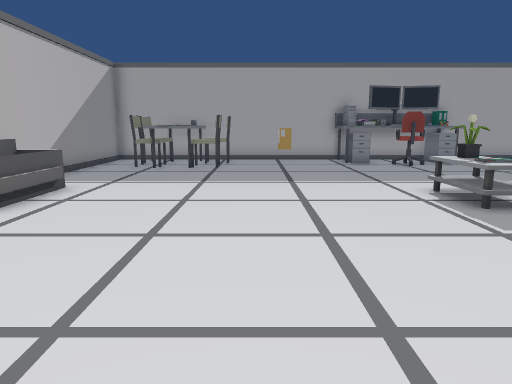
view 1 (above)

19 first-person views from a walk through a scene from a Unity 3-D project. The camera is 1.5 m above the floor, tilts 10° down and sees 70° across. The floor is counted in squares, 1 m on a side. Each view is taken from the middle of a square. On the plan, view 1 faces up. The plan holds only what a view shows up to about 16 squares ahead; the rest is blank. The player character is not drawn. Some animated figures are not drawn.

view 2
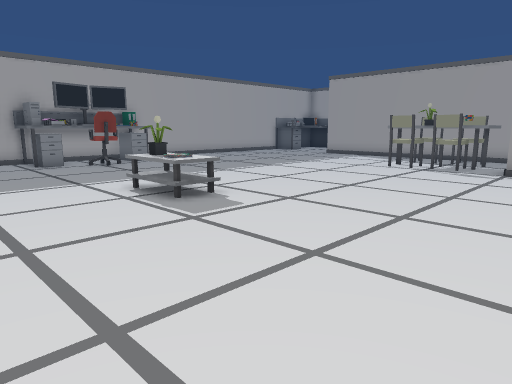

view 3
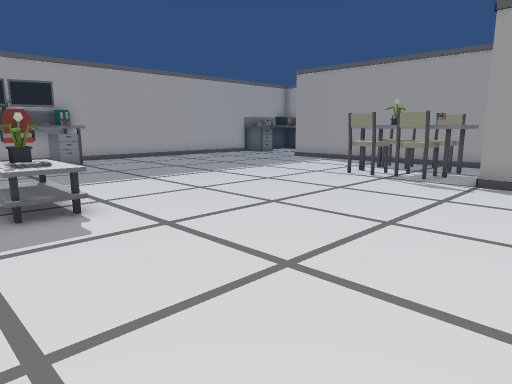

view 4
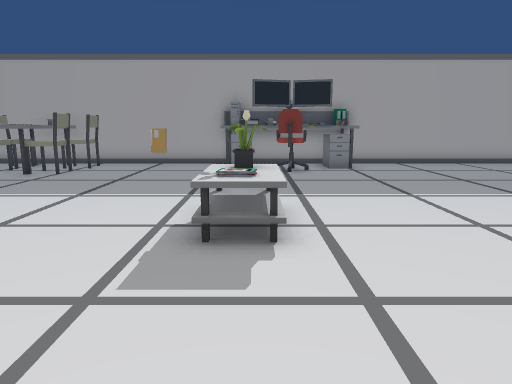

view 5
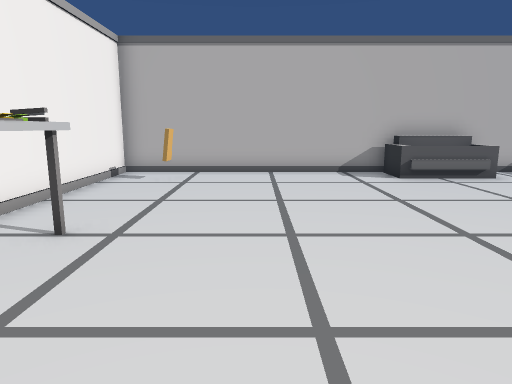

view 6
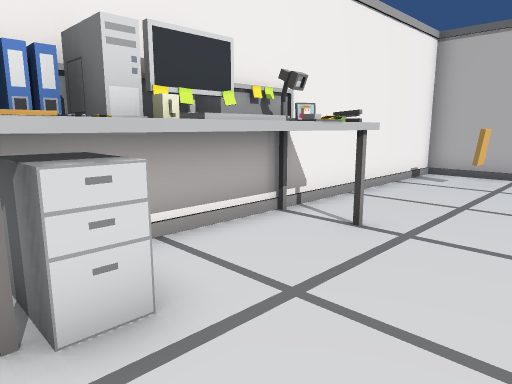

view 7
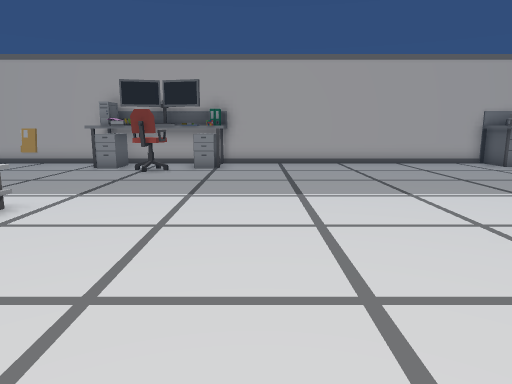

view 8
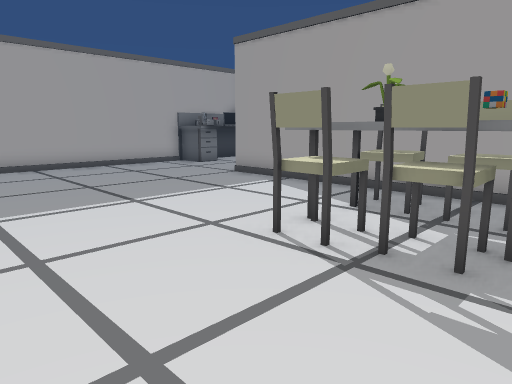

view 9
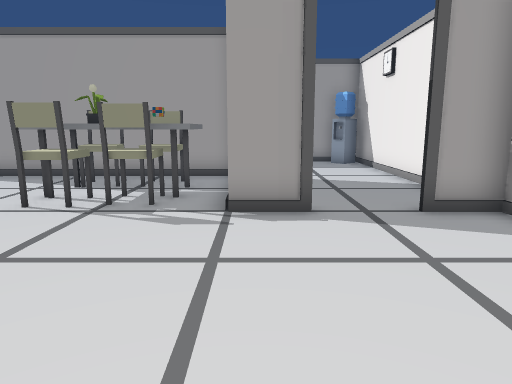

view 10
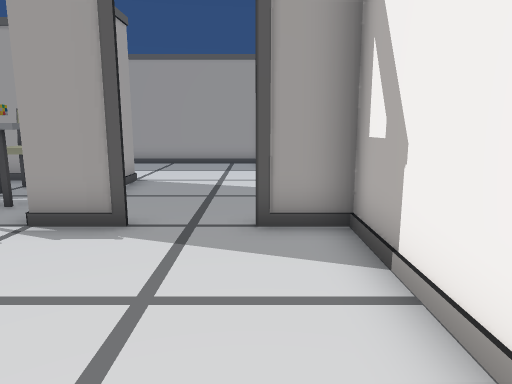

view 11
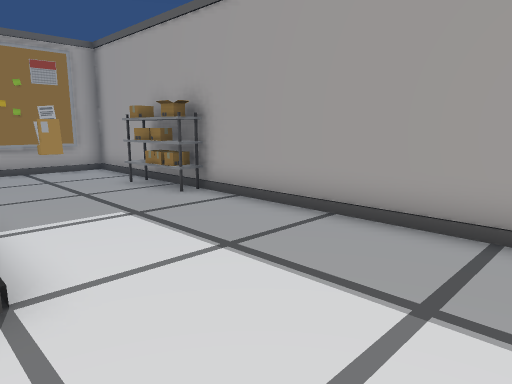

view 12
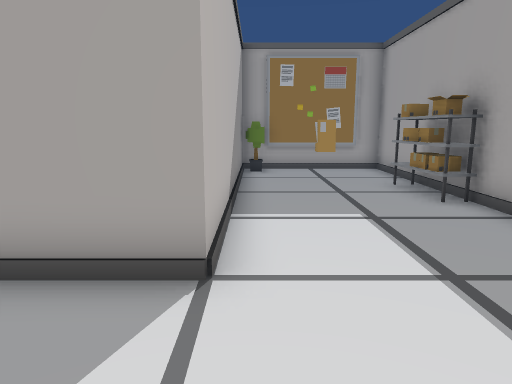

view 13
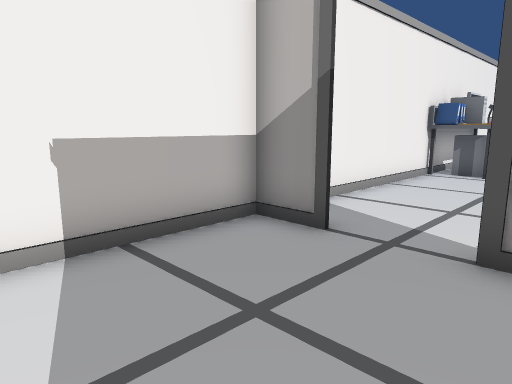

view 14
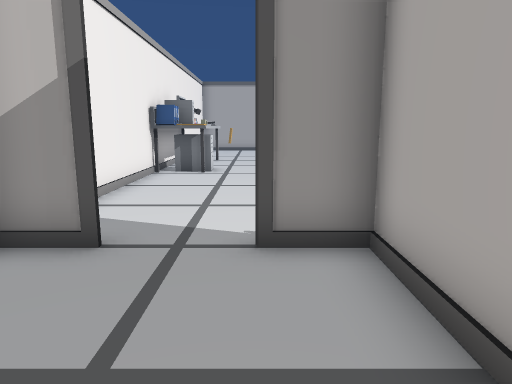

view 15
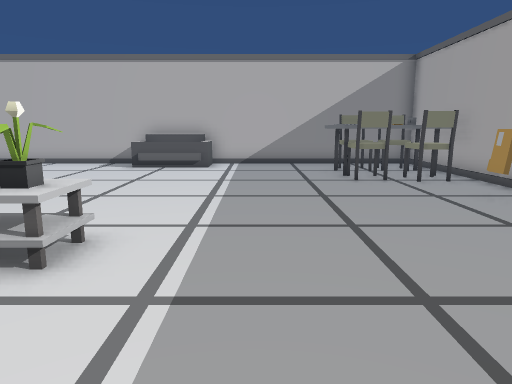

view 16
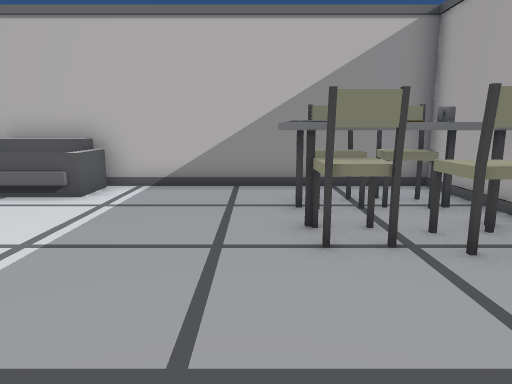

view 17
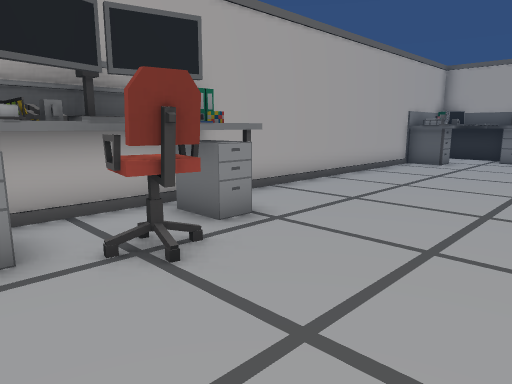

view 18
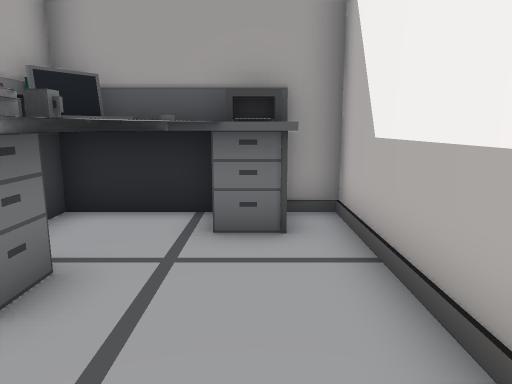

view 19
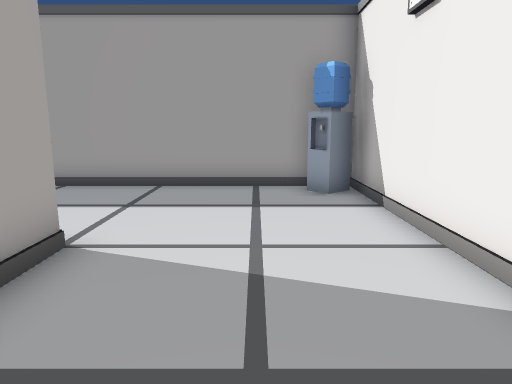

### Floor plan
Key: @ floor where view 1 was taken; # wall or solid block; . floor; T table; C chair; S sofa; P plant; E desk; W water cooler; H shelf; O other object.
Columns run from 7 left of view 1 to 24 right of it. Each row starts with its distance up from view 1.
 18 ############################
 17 #..TTT.....OOOOOO..........EEEE
 16 #.TTTTT..#.OOOOOO..........EEEE
 15 #.TTTT.......CC.............EEE
 14 #.TTTT.......C...............EE
 13 #........................###.#E#
 12 #........................#P###.#
 11 #........................#.....#
 10 #........................#..#..#
  9 #SS.........O............#....H#
  8 #SS........OO............#....H#
  7 #SS........OO.........TT.#....H#
  6 #SS..................TTPT#....H#
  5 #....................TTTT#.....#
  4 #....................TTTT#.....#
  3 #...................##TT##.....#
  2 #...................#..........#
  1 #...................#..........#
  0 #......@.......................#
 -1 #.#.....OOOOOO......#.........W#
 -2 #.......OOOOOO......#........WW#
 -3 ################################

Where each view was taken, in squares from view 1:
view 1: 0 up, 0 right, facing up
view 2: 0 up, 0 right, facing up-right
view 3: 0 up, 3 right, facing up-right
view 4: 2 up, 5 right, facing up
view 5: 2 up, 6 right, facing left
view 6: 2 up, 6 right, facing down-left
view 7: 2 up, 10 right, facing up
view 8: 3 up, 10 right, facing up-right
view 9: 2 up, 7 right, facing right
view 10: 1 down, 8 right, facing right
view 11: 1 down, 18 right, facing up-right
view 12: 1 down, 19 right, facing up
view 13: 2 up, 18 right, facing down-left
view 14: 1 up, 18 right, facing left
view 15: 11 up, 9 right, facing left
view 16: 13 up, 3 right, facing left
view 17: 11 up, 4 right, facing up-right
view 18: 14 up, 17 right, facing right
view 19: 0 up, 14 right, facing right
